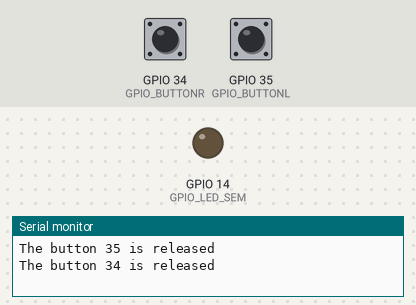
The sketch below on a simulated ESP32. Parts: output pins drawn as LEDs (lit = HIGH), the last lines printed to the serial monitor. Dashed ring = blinking. Inputs (shaded band) come from the test bench; at power-on: GPIO 34 (GPIO_BUTTONR) HIGH, GPIO 35 (GPIO_BUTTONL) HIGH.

Above: at 3.2 s.
3.3 s: GPIO 34 (GPIO_BUTTONR) pulled LOW for 0.15 s
At 3.53 s:
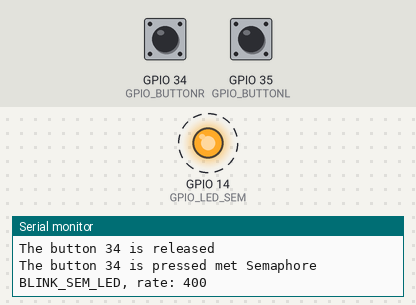
Timing chart, 0 to 12.4 s (numbered marks = the images above; inputs shaded):
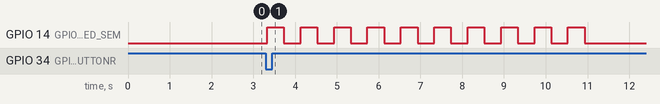

The sketch:

ch5_2button_semaphore_std.ino
```cpp
// (licence header left out)
#include "time.h"


// LED is active high
#define GPIO_LED_SEM 14
#define GPIO_BUTTONL  35
#define GPIO_BUTTONR  34

#define DEBOUNCE_TIME  30 // the debounce time in millisecond, increase this time if it still chatters

//Declare SemaphoreHandle
// static .........
static SemaphoreHandle_t semaphore_handle;
//
// Button Debouncing task:
//
static void debounce_task(void *argp) {

  unsigned button_gpio = *(unsigned*)argp;
  // Variables will change:
  int lastSteadyState = LOW;       // the previous steady state from the input pin
  int lastFlickerableState = LOW;  // the previous flickerable state from the input pin
  int currentState;                // the current reading from the input pin

  // the following variables are unsigned longs because the time, measured in
  // milliseconds, will quickly become a bigger number than can be stored in an int.
  //https://esp32io.com/tutorials/esp32-button-debounce
  unsigned long lastDebounceTime = 0;  // the last time the output pin was tog

  for (;;) {

    currentState = digitalRead(button_gpio);

    // check to see if you just pressed the button
    // (i.e. the input went from LOW to HIGH), and you've waited long enough
    // since the last press to ignore any noise:

    // If the switch/button changed, due to noise or pressing:
    if (currentState != lastFlickerableState) {
      // reset the debouncing timer
      lastDebounceTime = millis();
      // save the the last flickerable state
      lastFlickerableState = currentState;
    }
    if ((millis() - lastDebounceTime) > DEBOUNCE_TIME) {
      // whatever the reading is at, it's been there for longer than the debounce
      // delay, so take it as the actual current state:
      // if the button state has changed:
      if(lastSteadyState == HIGH && currentState == LOW){
        printf("The button %d is pressed met Semaphore\r\n", button_gpio);
        if (button_gpio==26) {
            blink_sem_led(200);
        } else {
            blink_sem_led(400);
        }
      }
      else if(lastSteadyState == LOW && currentState == HIGH){
        printf("The button %d is released\r\n", button_gpio);
      }
      // save the the last steady state
      lastSteadyState = currentState;
    }
    taskYIELD();
  }
}

// function blinks GPIO_led_sem in given rate(ms) for 10 times
void blink_sem_led(int rate){

  //set Semaphore and when done relase the Semaphore
  //......
    xSemaphoreTake(semaphore_handle, portMAX_DELAY);
    int count = 0;
    printf("BLINK_SEM_LED, rate: %d\r\n",rate );

    while (count<10){
        digitalWrite(GPIO_LED_SEM,HIGH);
        delay(rate);
       digitalWrite(GPIO_LED_SEM,LOW);
        delay(rate);
        count++;

  }
  //free Semaphore
  //......
  xSemaphoreGive(semaphore_handle);
}


//
// Initialization:
//
void setup() {
  int app_cpu = xPortGetCoreID();
  static int left = GPIO_BUTTONL;
  static int right = GPIO_BUTTONR;
  TaskHandle_t h;
  BaseType_t rc;

  delay(2000);          // Allow USB to connect

  // create here binary Semaphore and release the Semaphore
  // handle = binary semaphore.........
  // free binarys semaphore........
  semaphore_handle = xSemaphoreCreateBinary();
  xSemaphoreGive(semaphore_handle);

  pinMode(GPIO_LED_SEM,OUTPUT);
  pinMode(GPIO_BUTTONL,INPUT_PULLUP);
  pinMode(GPIO_BUTTONR,INPUT_PULLUP);

  rc = xTaskCreatePinnedToCore(
    debounce_task,
    "debounceL",
    2048,     // Stack size
    &left,    // Left button gpio
    1,        // Priority
    &h,       // Task handle
    app_cpu   // CPU
  );
  assert(rc == pdPASS);
  assert(h);

  rc = xTaskCreatePinnedToCore(
    debounce_task,
    "debounceR",
    2048,     // Stack size
    &right,   // Right button gpio
    1,        // Priority
    &h,       // Task handle
    app_cpu   // CPU
  );
  assert(rc == pdPASS);
  assert(h);
}

// Not used
void loop() {
  vTaskDelete(nullptr);
}
```

Measured:
- after the input at 3.3 s, GPIO 14 (GPIO_LED_SEM): alternates HIGH for 0.40 s and LOW for 0.40 s, 20 changes in all, then stays LOW, starting at once
